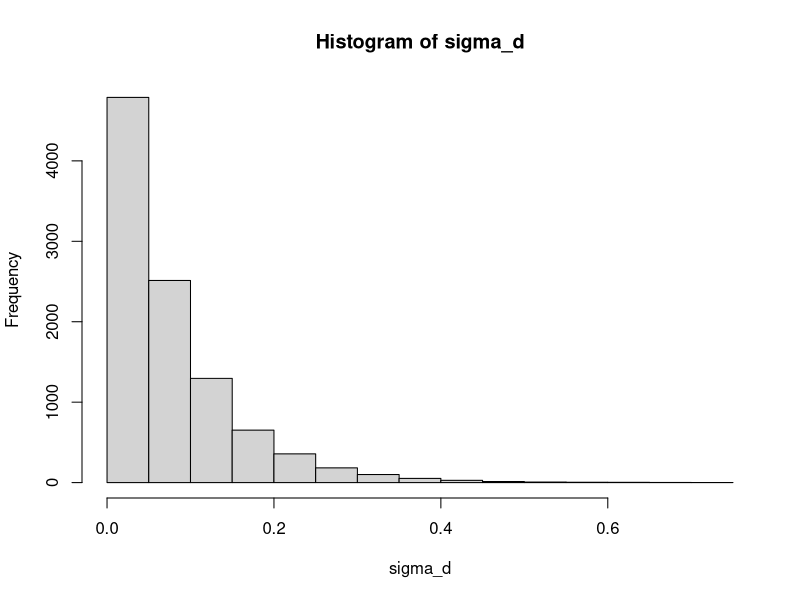
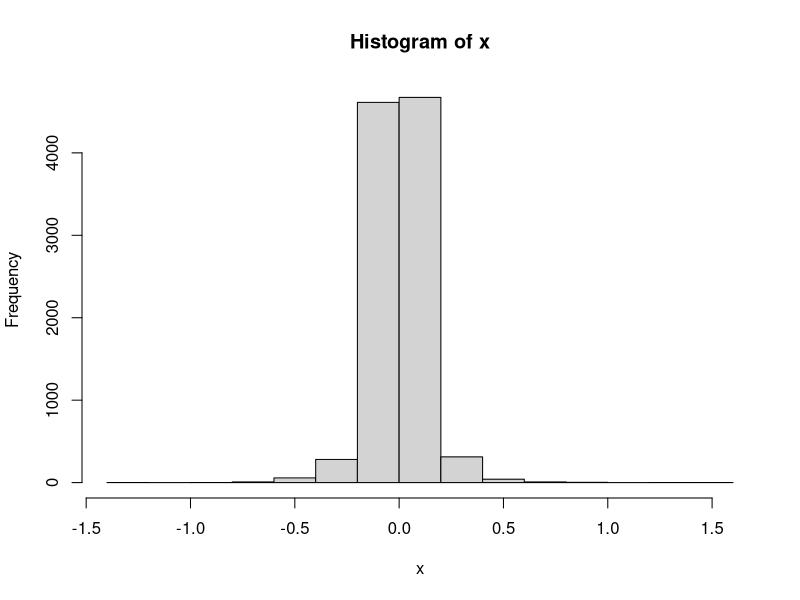
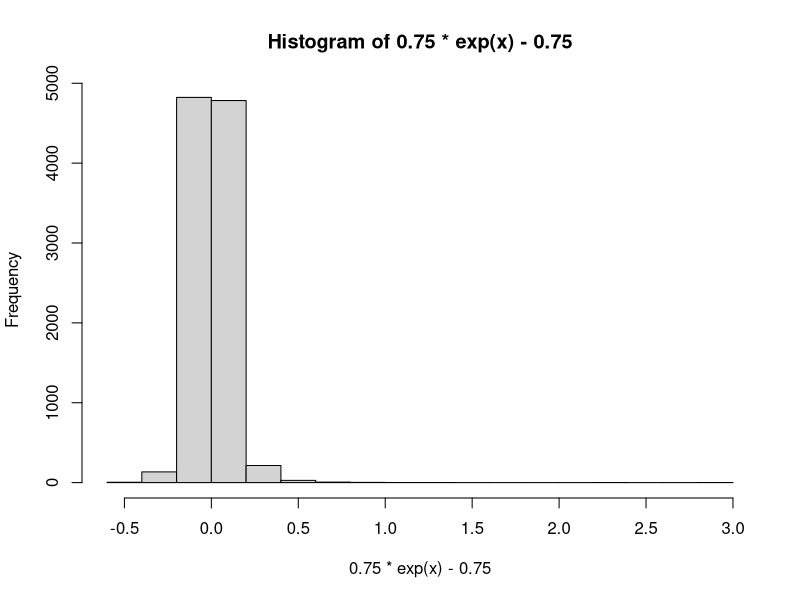
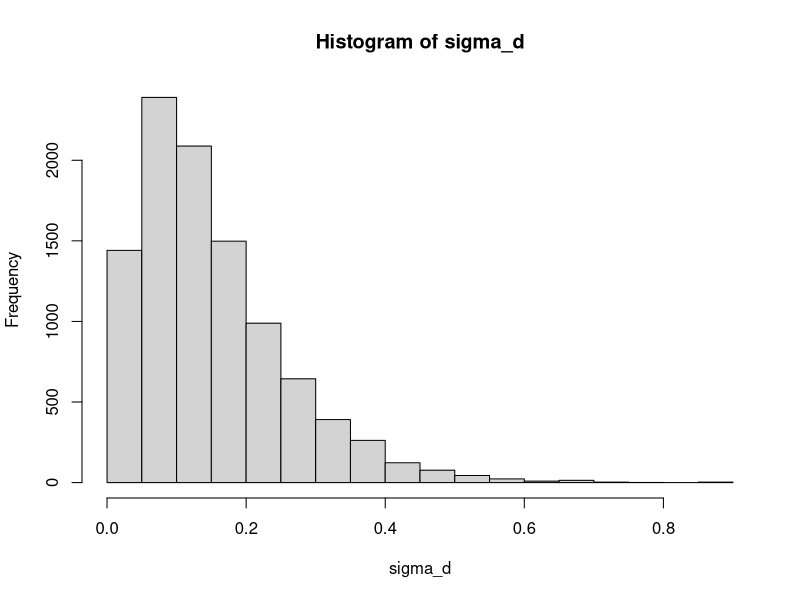
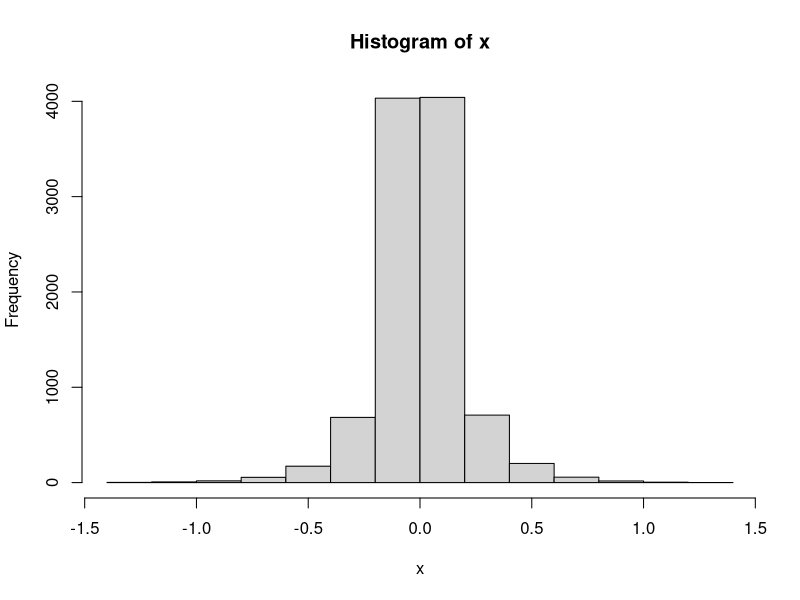
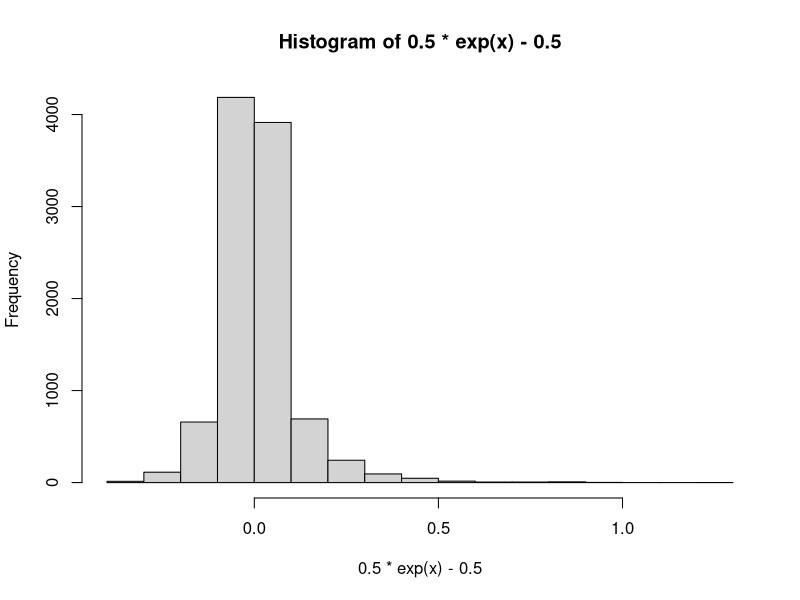
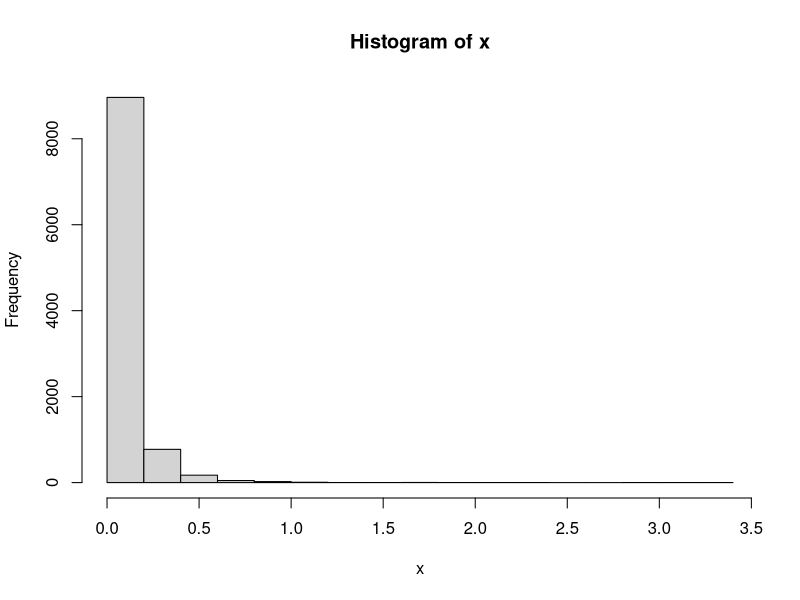

The R script that drew these images, in order:
# find prior for sigma d from EE
# log scale, d is the log deviation in the 1/detection or the 'VCF' from the average detection or VCF. 
ee.dat <- data.frame(Question=rep("Q10", 4), Lowest=c(0.01, 0.1, 0.025, 0.03), Best=c(0.05, 0.125, 0.05, 0.1), Highest=c(0.12, 0.25, 0.1, 0.17), Confidence=c(0.80, 0.50, 0.85, 0.60))
head(ee.dat)
ee.dat$Question <- as.factor(ee.dat$Question)

#standardize to average of two observer, make Expert response proportional to 1/sqrt(2)
ee.dat[,2:4] <- ee.dat[,2:4]/sqrt(2)
head(ee.dat)

# create standardized 80% bounds using equations in Hemmings et al. (2018)
s.CI <- 0.8
ee.dat$Low80 <- ee.dat$Best - ((ee.dat$Best - ee.dat$Lowest)*(s.CI/ee.dat$Confidence))
ee.dat$Hi80 <- ee.dat$Best + ((ee.dat$Highest - ee.dat$Best)*(s.CI/ee.dat$Confidence))
# truncating where necessary
ee.dat$Low80 <- ifelse(ee.dat$Low80 < 0, 0, ee.dat$Low80)
ee.dat$Hi80 <- ifelse(ee.dat$Hi80 > 0.25, 0.25, ee.dat$Hi80)

# Q10
#Best
round(mean(ee.dat$Best, na.rm = T), 2)
#[1] 0.06
#Low
round(mean(ee.dat$Low80, na.rm = T), 2)
#[1] 0.02
#High
round(mean(ee.dat$Hi80, na.rm = T), 2)
#[1] 0.13
#find prior from EE response
# log scale!
a=3
b=10
#x <- abs(exp(rnorm(10000, 0, rgamma(10000, a,b))) - 1)
#sigma_d <- runif(10000, 0.02, 0.13)
#sigma_d <- rbeta(10000, 6, 94)*(0.13-0.02) + 0.02
sigma_d <- rgamma(10000, 1, 13) # or use rgamma(10000, 1, 13)? results not sensitive
hist(sigma_d)
mean(sigma_d)
quantile(sigma_d, probs=c(0.1, 0.2, 0.5, 0.8, 0.9))

x <- rnorm(10000, 0, sigma_d)
hist(x)
hist(0.75*exp(x) - 0.75)
quantile(0.75*exp(x) - 0.75, probs=c(0.1, 0.2, 0.5, 0.8, 0.9))
#for YKD
sigma_d <- rgamma(10000, 2, 13) # or use rgamma(10000, 1, 13)? results not sensitive
hist(sigma_d)
mean(sigma_d)
quantile(sigma_d, probs=c(0.1, 0.2, 0.5, 0.8, 0.9))
x <- rnorm(10000, 0, sigma_d)
hist(x)
hist(0.5*exp(x) - 0.5)
sd(0.5*exp(x) - 0.5)
quantile(0.5*exp(x) - 0.5, probs=c(0.1, 0.2, 0.5, 0.8, 0.9))

#for sigma.o
a=1
b=10
x <- abs(exp(rnorm(10000, 0, rgamma(10000, a,b))) - 1)
mean(x)
hist(x)
quantile(x, probs=c(0.1, 0.5, 0.9))
